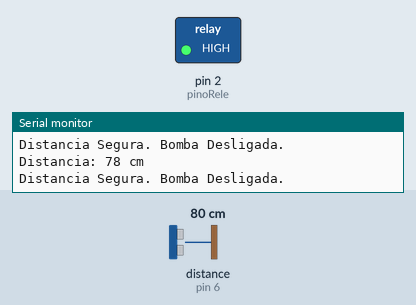
A sketch run on a simulated Arduino Uno, built with avr-gcc and run on an emulated ATmega328P. On the bench: switched loads named in the sketch (green lamp = pin HIGH), the last lines printed to the serial monitor. Wiring (inferred from the names in the program): ultrasonic range finder: trigger pin 7; echo pin 6. Inputs (shaded band) come from the test bench; at power-on: distance to the obstacle (sensor on pin 6) 80 cm. The echo pulse lasts 58.3 µs per cm; pins used as bus, display or sensor lines are not drawn.

Above: at 1.3 s.
1.4 s: distance to the obstacle (sensor on pin 6) set to 23 cm
2.9 s: distance to the obstacle (sensor on pin 6) set to 19 cm
At 3.6 s:
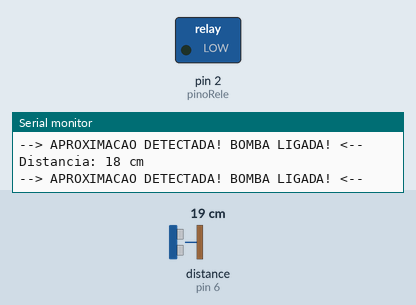
4.5 s: distance to the obstacle (sensor on pin 6) set to 60 cm
At 5.0 s:
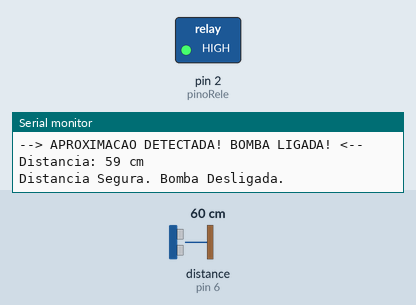
Timing chart, 0 to 7.5 s (numbered marks = the images above; inputs shaded):
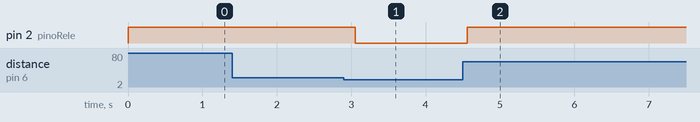

Measured:
- the behaviour switches between 21 and 20 cm on distance to the obstacle (sensor on pin 6) (found by bisection; images 0 and 1)
- after the input at 2.9 s, pin 2 (pinoRele): HIGH → LOW after 0.15 s
- after the input at 4.5 s, pin 2 (pinoRele): LOW → HIGH after 0.06 s

The sketch:

Script_chuveiro_automatico.ino
```cpp
// Definição dos pinos do Sensor Ultrasônico
const int pinoTrig = 7; // Trigger na porta Digital 7
const int pinoEcho = 6;  // Echo na porta Digital 6

// Definição do pino do Relé
const int pinoRele = 2; // Módulo Relé na porta Digital 2

// Limite de Distância em centímetros
const long DISTANCIA_LIMITE = 20; // A bomba liga se a distância for MENOR que 20 cm

void setup() {
  // Configuração dos pinos do sensor como entrada/saída
  pinMode(pinoTrig, OUTPUT);
  pinMode(pinoEcho, INPUT);

  // Configuração do pino do Relé como saída
  pinMode(pinoRele, OUTPUT);

  // Garante que a bomba inicie desligada
  digitalWrite(pinoRele, HIGH); // HIGH geralmente DESLIGA o relé (depende do seu módulo)

  // Inicia a comunicação serial para monitoramento
  Serial.begin(9600);
  Serial.println("Sistema de Bomba por Aproximacao Iniciado");
}

void loop() {
  // 1. Gera um pulso no pino Trig para iniciar a medição
  digitalWrite(pinoTrig, LOW);
  delayMicroseconds(2);
  digitalWrite(pinoTrig, HIGH);
  delayMicroseconds(10);
  digitalWrite(pinoTrig, LOW);

  // 2. Mede a duração do pulso de retorno (Echo)
  long duracao = pulseIn(pinoEcho, HIGH);

  // 3. Calcula a distância em centímetros
  // (Velocidade do som no ar é 340 m/s ou 0.034 cm/µs. Como a onda vai e volta, dividimos por 2)
  long distanciaCm = duracao * 0.034 / 2;

  Serial.print("Distancia: ");
  Serial.print(distanciaCm);
  Serial.println(" cm");

  // 4. Lógica de Aproximação
  if (distanciaCm < DISTANCIA_LIMITE) {
    // Objeto (ou pessoa) está PRÓXIMO.
    digitalWrite(pinoRele, LOW); // LOW geralmente LIGA o relé
    Serial.println("--> APROXIMACAO DETECTADA! BOMBA LIGADA! <--");
  } else {
    // Objeto (ou pessoa) está LONGE ou não foi detectado.
    digitalWrite(pinoRele, HIGH); // HIGH geralmente DESLIGA o relé
    Serial.println("Distancia Segura. Bomba Desligada.");
  }

  // Pequeno intervalo entre as leituras
  delay(500);
}
```
